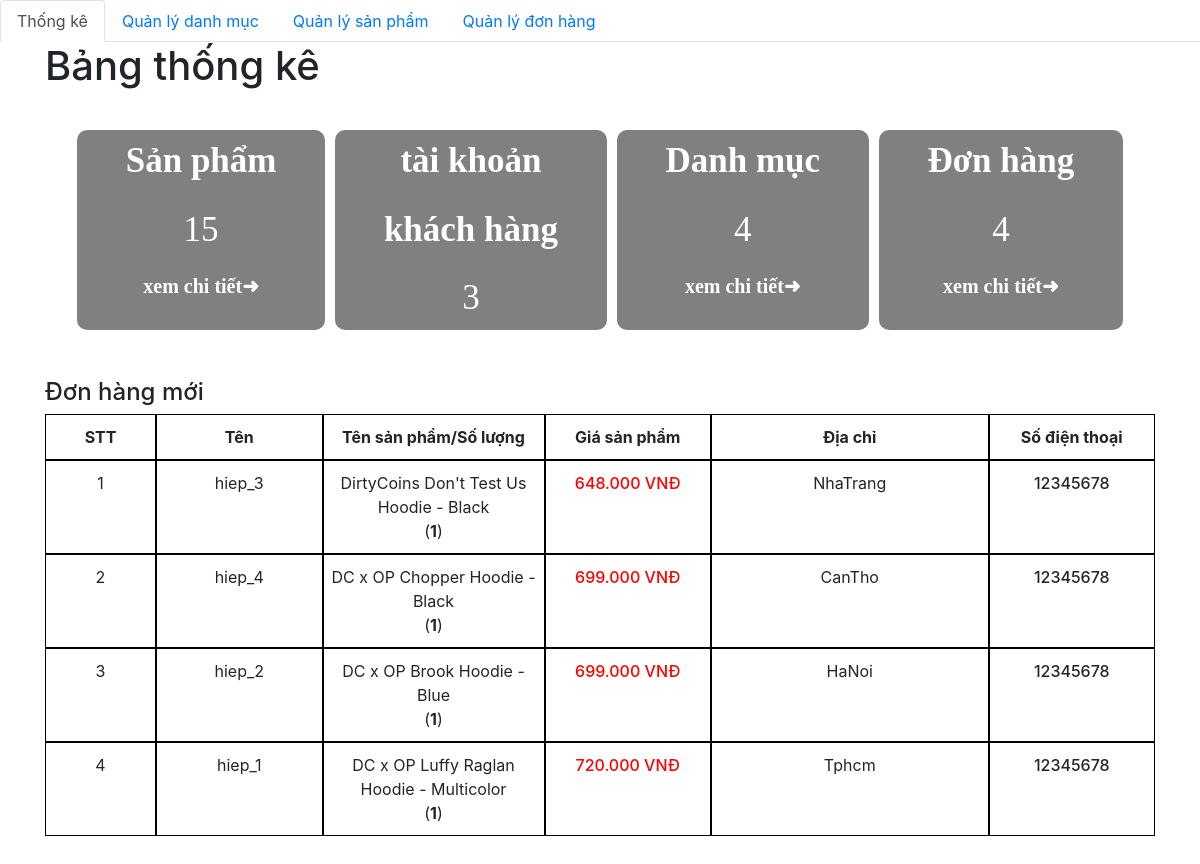
The app's page /admin/index.php (signed in) with its own data.
### tables this page shows
CREATE TABLE `order_details` (
  `id` int(11) NOT NULL,
  `order_id` int(11) NOT NULL,
  `product_id` int(11) NOT NULL,
  `id_user` int(11) NOT NULL,
  `num` int(11) NOT NULL,
  `price` float NOT NULL,
  `status` varchar(255) NOT NULL
);

CREATE TABLE `orders` (
  `id` int(11) NOT NULL,
  `fullname` varchar(100) NOT NULL,
  `phone_number` varchar(20) NOT NULL,
  `email` varchar(150) NOT NULL,
  `address` varchar(200) NOT NULL,
  `note` varchar(255) DEFAULT NULL,
  `order_date` datetime DEFAULT NULL
);

CREATE TABLE `product` (
  `id` int(11) NOT NULL,
  `title` varchar(200) NOT NULL,
  `price` float NOT NULL,
  `number` float NOT NULL,
  `thumbnail` varchar(500) NOT NULL,
  `thumbnail_1` varchar(500) NOT NULL,
  `thumbnail_2` varchar(500) NOT NULL,
  `thumbnail_3` varchar(500) NOT NULL,
  `thumbnail_4` varchar(500) NOT NULL,
  `thumbnail_5` varchar(500) NOT NULL,
  `content` longtext NOT NULL,
  `id_category` int(11) NOT NULL,
  `created_at` datetime DEFAULT NULL,
  `updated_at` datetime DEFAULT NULL,
  `id_sanpham` int(11) NOT NULL
);

### admin/database/dbhelper.php (called while the page is built, shortened)
<?php
function executeResult($sql, $isSingle = false) {
    $conn = mysqli_connect(HOST, USERNAME, PASSWORD, DATABASE);
    $result = mysqli_query($conn, $sql);
    $data = [];
    while ($row = mysqli_fetch_assoc($result)) {
        $data[] = $row;
    }
    return $data;
}
?>

### admin/index.php (the view, shortened to what this page needs)
<?php require_once('database/dbhelper.php'); ?>
<!DOCTYPE html>
<html>
<head>
    <link rel="stylesheet" href="https://maxcdn.bootstrapcdn.com/bootstrap/4.4.1/css/bootstrap.min.css">
    <link href="https://cdn.jsdelivr.net/npm/summernote@0.8.18/dist/summernote.min.css" rel="stylesheet">
    <link rel="stylesheet" href="style.css">
</head>
<body>
    <div id="wrapper">
        <header>
            <ul class="nav nav-tabs">
                <li class="nav-item">
                    <a class="nav-link active" href="category/index.php">Thống kê</a>
                </li>
                <li class="nav-item">
                    <a class="nav-link" href="category/index.php">Quản lý danh mục</a>
                </li>
                <li class="nav-item">
                    <a class="nav-link" href="product/">Quản lý sản phẩm</a>
                </li>
                <li class="nav-item ">
                    <a class="nav-link " href="dashboard.php">Quản lý đơn hàng</a>
                </li>
            </ul>
        </header>
        <div class="container">
            <main>
                <h1>Bảng thống kê</h1>
                <section class="dashboard">
                    <div class="table">
                        <div class="sp">
                            <p>Sản phẩm</p>
                            <?php
                            $sql = "SELECT * FROM `product`";
                            $conn = mysqli_connect(HOST, USERNAME, PASSWORD, DATABASE);
                            $result = mysqli_query($conn, $sql);
                            echo '<span>' . mysqli_num_rows($result) . '</span>';
                            ?>
                            <p><a href="product/">xem chi tiết➜</a></p>
                        </div>
                        <div class="sp kh">
                            <p>tài khoản</p>
                            <p>khách hàng</p>
                            <?php
                            $sql = "SELECT * FROM `tbl_dangky`";
                            $conn = mysqli_connect(HOST, USERNAME, PASSWORD, DATABASE);
                            $result = mysqli_query($conn, $sql);
                            echo '<span>' . mysqli_num_rows($result) . '</span>';
                            ?>
                        </div>
                        <div class="sp dm">
                            <p>Danh mục</p>
                            <?php
                            $sql = "SELECT * FROM `category`";
                            $conn = mysqli_connect(HOST, USERNAME, PASSWORD, DATABASE);
                            $result = mysqli_query($conn, $sql);
                            echo '<span>' . mysqli_num_rows($result) . '</span>';
                            ?>
                            <p><a href="category/">xem chi tiết➜</a></p>
                        </div>
                        <div class="sp dh">
                            <p>Đơn hàng</p>
                            <?php
                            $sql = "SELECT * FROM `order_details`";
                            $conn = mysqli_connect(HOST, USERNAME, PASSWORD, DATABASE);
                            $result = mysqli_query($conn, $sql);
                            echo '<span>' . mysqli_num_rows($result) . '</span>';
                            ?>
                            <p><a href="dashboard.php">xem chi tiết➜</a></p>
                        </div>
                    </div>
                </section>
                <section class="new-order">
                    <h4>Đơn hàng mới</h4>
                    <table>
                        <tr class="bold">
                            <td>STT</td>
                            <td>Tên</td>
                            <td>Tên sản phẩm/Số lượng</td>
                            <td>Giá sản phẩm</td>
                            <td>Địa chỉ</td>
                            <td>Số điện thoại</td>
                        </tr>
                        <?php
                            try {
                                if (isset($_GET['page'])) {
                                    $page = $_GET['page'];
                                } else {
                                    $page = 1;
                                }
                                $limit = 10;
                                $start = ($page - 1) * $limit;
                                $sql = "SELECT * from orders, order_details, product
                                where order_details.order_id=orders.id and product.id=order_details.product_id ORDER BY order_date DESC limit $start,$limit ";
                                $order_details_List = executeResult($sql);
                                $count = 0;
                                foreach ($order_details_List as $item) {
                                    echo '
                                        <tr style="text-align: center;">
                                            <td>' . (++$count) . '</td>
                                            <td>' . $item['fullname'] . '</td>
                                            <td>' . $item['title'] . '<br>(<strong>' . $item['num'] . '</strong>)</td>
                                            <td class="b-500 red">' . number_format($item['num'] * $item['price'], 0, ',', '.') . '<span> VNĐ</span></td>
                                            <td>' . $item['address'] . '</td>
                                            <td class="b-500">' . $item['phone_number'] . '</td>
                                        </tr>
                                    ';
                                }
                            } catch (Exception $e) {
                                die("Lỗi thực thi sql: " . $e->getMessage());
                            }
                            ?>
                    </table>
                </section>
            </main>
        </div>
    </div>
</body>
</html>

### admin/style.css (style rules this page uses)
.dashboard .table { padding: 2rem; display: grid; grid-column-gap: 10px; grid-template-columns: auto auto auto auto; }
.dashboard .table .sp { color: white; background-color: grey; padding: 5px; border-radius: 10px; text-align: center; }
.dashboard .table .kh { background-color: grey; }
.dashboard .table .dm { background-color: grey; }
.dashboard .table .dh { background-color: grey; }
.dashboard .table .sp>p { font-size: 35px; text-align: center; font-weight: bold; font-family: "Bebas Neue", cursive; }
.dashboard .table .sp span { text-align: center; font-size: 35px; padding: 2rem 0; font-family: "Bebas Neue", cursive; }
.dashboard .table .sp p>a { text-decoration: none; color: white; font-size: 20px; transition: all 0.3s; }
table { width: 100%; }
table tr { text-align: center; width: 100%; display: grid; grid-template-columns: 10% 15% 20% 15% 25% 15% ; }
table tr.bold { font-weight: bold; }
table tr td { padding: 10px 0; border: 1px solid black; }

### admin/index.php (style rules this page uses)
#wrapper { padding-bottom: 5rem; }
.b-500 { font-weight: 500; }
.red { color: red; }

### records on screen
order_details: order.fullname "hiep_3", product.title "DirtyCoins Don't Test Us Hoodie - Black", num "1", $item['num']*$item['price'] "648.000", order.address "NhaTrang", order.phone_number "12345678"
order_details: order.fullname "hiep_4", product.title "DC x OP Chopper Hoodie - Black", num "1", $item['num']*$item['price'] "699.000", order.address "CanTho", order.phone_number "12345678"
order_details: order.fullname "hiep_2", product.title "DC x OP Brook Hoodie - Blue", num "1", $item['num']*$item['price'] "699.000", order.address "HaNoi", order.phone_number "12345678"
order_details: order.fullname "hiep_1", product.title "DC x OP Luffy Raglan Hoodie - Multicolor", num "1", $item['num']*$item['price'] "720.000", order.address "Tphcm", order.phone_number "12345678"

### other values on screen
mysqli_num_rows($result) "15"
mysqli_num_rows($result) "3"
mysqli_num_rows($result) "4"
